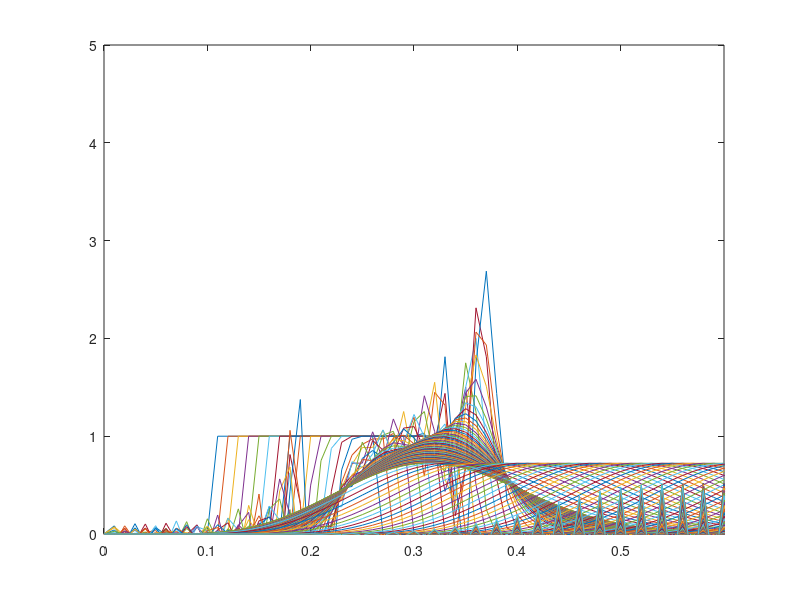

The MATLAB source for this figure:
%% CFD Project 1
% LWE

%% Preallocation/Input section

%%%%%% Run this section before running any other sections %%%%%%

% Inputs
length = 1; % from 0.25 to 0.85
dist = 0.6; % distance to travel
deltaX = 0.01;
wave_speed = 1; % variable c
nu = 1; % cfl/vN number, 0.4, 1.0, 1.3
time = dist/wave_speed; % total time to run

% Dependent inputs
deltaT = nu*deltaX/wave_speed;
nsteps = time/deltaT;

% Number of points
imx = length/deltaX + 1;

% Preallocation
x = ones(1,imx);
u = zeros(1,imx);
utmp = zeros(1,imx);
% Generate 1D mesh
for i = 1:imx
    x(i) = deltaX*(i-1);
end

% Initialize solution
for i = 1:imx
    % This if sequence is slightly redundant
    if x(i) < 0.1
        u(i) = 0;
    elseif x(i) >= 0.1 && x(i) <= 0.25
        u(i) = 1;
    else
        u(i) = 0;
    end
end
u = u'; % transpose for implicit method

%% Explicit backward spacial difference, first order in time
% Loop over time
for n = 1:10
    for i = 2:imx-1
       utmp(i) = u(i) - nu*(u(i) - u(i-1));
    end
    u(:,:) = utmp(:,:);
    plot(x(:,:),u(:,:));
    hold on
    pause(0.1)
    ylim([0,5])
end

%% Explicit central spacial difference, first order in time
% From class --> for any nu, will never be stable (von neumann analysis)
% Loop over time
for n = 1:5
    for i = 2:imx-1
       utmp(i) = u(i) - nu/2*(u(i+1) - u(i-1));
       %utmp(i) = u(i+1) - nu*(u(i+1) - u(i-1)); % this works but thats weird, nu = 1
        %utmp(i) = u(i-1); % this is why
    end
    u(:,:) = utmp(:,:);
    %u(1,2:imx-1) = utmp(1,2:imx-1);
    plot(x(:,:),u(:,:));
    
    hold on
    pause(0.1)
end

%% Implicit central spacial difference, first order in time
% Set Boundary Values
BV1 = 0; % Start boundary value for (u_i)^(n+1)
BV2 = 0; % End boundary value

% Preallocate
a = zeros(1,imx-2);
d = a;
c = a;
b = a;
X = a;
% Create tridiagonal matrix vectors
%{
for i = 1:imx-2
    a(i) = -nu/2;
    d(i) = 1;
    c(i) = -a(i);
    for i = 2:imx-1
        b(i-1) = u(i);
    end
end
% Assign boundary values to b vector
b(1) = b(1) + nu/2*BV1;
b(imx-2) = b(imx-2) + nu/2*BV2;
%}
for n = 1:nsteps
    for i = 1:imx-2
        a(i) = -nu/2;
        d(i) = 1;
        c(i) = -a(i);
        for i = 2:imx-1
            b(i-1) = u(i);
        end
    end
    % Assign boundary values to b vector
    %b(1) = b(1) + nu/2*BV1;
    %b(imx-2) = b(imx-2) + nu/2*BV2;
    b(1) = 0;
    b(imx-2) = 0;
    
    % Solve tridiagonal matrix using thomas algorithm
    for i = 2:(imx-2)
        w = a(i)/d(i-1);
        d(i) = d(i) - w*c(i-1);
        b(i) = b(i) - w*b(i-1);
    end
    X(imx-2) = b(imx-2)/d(imx-2);
    for i = (imx-3):-1:1
        %X(i+1) = b(i+1)/d(i+1);
        X(i) = (b(i) - c(i)*X(i+1))/d(i);
    end
    
    for a = 2:imx-3
    u(a) = X(a);
    end
    
    u(1) = 0;
    u(imx-2) = 0;
    plot(x,u)
    xlim([0,0.6]);
    hold on
    pause(.1)
end
%% Explicit Lax-Wendroff, second order in time and space
% Loop over time
for n = 1:nsteps
    for i = 2:imx-1
       utmp(i) = u(i) - 1/2*nu*(u(i+1) - u(i-1)) + 1/2*nu^2*(u(i+1) - 2*u(i) + u(i-1));
    end
    u(:,:) = utmp(:,:);
    plot(x(:,:),u(:,:));
    hold on
    pause(0.1)
end

%% Implicit method using backslash solve
tridiag = full(gallery('tridiag',imx,-nu/2,1,nu/2));
for i = 1:nsteps
    utmp = tridiag\u;
    u = utmp;
    plot(x,u)
    hold on
    pause(0.1)
end